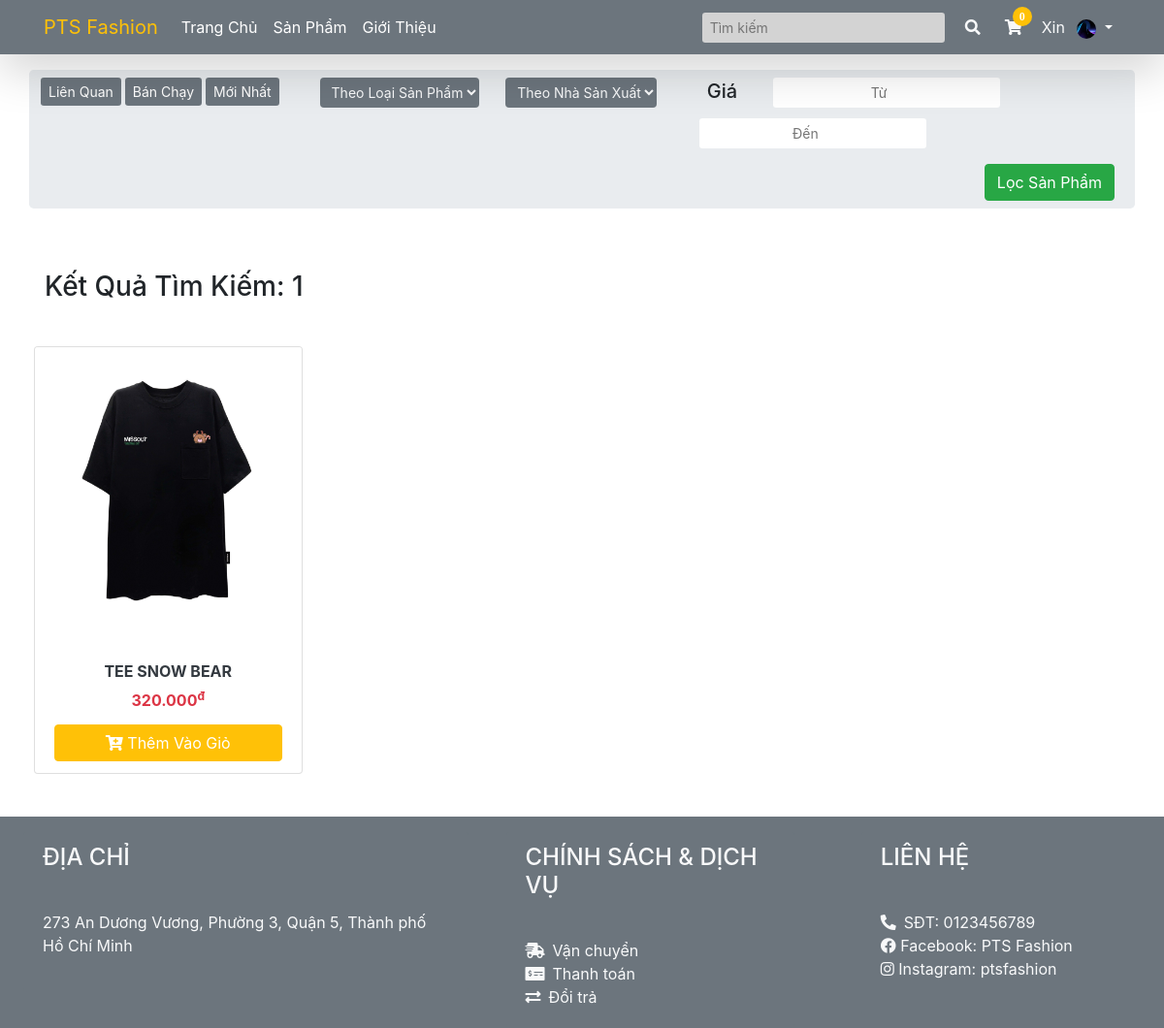
Screenshot of /search.php?keyword=TEE SNOW BEAR (signed in) with the database file from the repository.
### tables this page shows
CREATE TABLE `sp` (
  `MA_SP` varchar(10) NOT NULL,
  `TEN_SP` varchar(50) NOT NULL,
  `MA_LOAISP` varchar(10) NOT NULL,
  `MA_HANGSX` varchar(10) NOT NULL,
  `MIEUTA_SP` text DEFAULT NULL,
  `HINHANH_SP` text DEFAULT NULL,
  `GIA` bigint(20) NOT NULL,
  `CHAT_LIEU` varchar(255) NOT NULL
);

### admin/includes/database.php (called while the page is built, shortened)
<?php
    class MyConnect {
        private $conn;
        public function __construct() {
            $this->host = "localhost";
            $this->user = "root";
            $this->passwd = "";
            $this->database = "clothingshop";
            $this->conn = new mysqli($this->host,$this->user,$this->passwd,$this->database, 3307);
        }
        public function isConnected() {
            return true;
        }
        public function query($query) {
            if($this->isConnected()) {
                $tableData = mysqli_query($this->conn,$query);
                return $tableData;
            }
        }
    }
?>

### search.php (the view, shortened to what this page needs)
<?php
include("admin/includes/database.php");
$MyConn = new MyConnect();
if(!isset($_GET['keyword'])) {
    echo "<script>window.history.back()</script>";
}
else if($_GET['keyword'] == "") {
    echo "<script>alert('Vui lòng nhập thông tin sản phẩm cần tìm kiếm');</script>";
    echo "<script>window.history.back();</script>";
}
else {
    $keyword = $_GET['keyword'];
}
?>
<!DOCTYPE html>
<html lang="en">
<head>
  <link href="admin/vendor/fontawesome-free/css/all.min.css" rel="stylesheet" type="text/css">
  <link rel="stylesheet" href="https://maxcdn.bootstrapcdn.com/bootstrap/4.5.2/css/bootstrap.min.css">
</head>
<body>
    <nav class="navbar navbar-expand-sm bg-secondary navbar-dark sticky-top shadow-lg py-2">
        <div class="container">
            <a class="navbar-brand" href="index.php"><span class="text-warning">PTS Fashion</span></a>
        <div class="collapse navbar-collapse" id="navbarColor01">
          <ul class="navbar-nav mr-auto">
            <li class="nav-item active">
              <a class="nav-link" href="index.php">Trang Chủ <span class="sr-only">(current)</span></a>
            </li>
            <li class="nav-item">
              <a class="nav-link" href="product.php">Sản Phẩm</a>
            </li>
            <li class="nav-item">
              <a class="nav-link" href="#">Giới Thiệu</a>
            </li>
          </ul>
          <form class="form-inline" method="get" action="search.php">
            <input style="width:250px; background:#D3D3D3" class="form-control-sm mr-sm-2 border-0" type="search" name="keyword"  placeholder="Tìm kiếm" aria-label="Search">
            <button class="btn my-sm-0 "><a class="text-light"><i class="fas fa-search"></i></i></a></button>
            <a href="cart.php" class="btn my-sm-0 border-0 bg-transparent text-light">
                <i class="fas fa-shopping-cart position-relative">
                <?php
                    $total_qty = 0;
                ?>
                <div class="cart-amount bg-warning position-absolute text-white d-flex justify-content-center align-items-center font-weight-bold">
                <span id="cart_amount"><?php echo $total_qty ?></span>
                </div></i>
            </a>
            <?php
            if(!isset($_SESSION['user_email'])) {
               echo  "<a class='btn my-sm-0 border-0' data-toggle='modal' data-target='#loginModal'><i class='fas fa-user text-light'></i></a>";
            }
            else {
                include("usernav.php");
            }
            ?>
          </form>
        </div>
    </nav>
    <div aria-live="polite" aria-atomic="true" style="bottom: 0; right: 0; z-index: 1200;" class="position-fixed">
    </div>
    <div class="container jumbotron mt-3 p-2">
            <div class="row pl-1">
                <div class="col-md-3">
                    <div class="btn-group">
                        <a href="#" class="btn-sm mr-1 btn-secondary text-decoration-none">Liên Quan</a>
                        <a href="#" class="btn-sm mr-1 btn-secondary text-decoration-none">Bán Chạy</a>
                        <a href="#" class="btn-sm mr-1 btn-secondary text-decoration-none">Mới Nhất</a>
                    </div>
                </div>
                <div class="col-md-2">
                    <select name="" id="" class="custom-select-sm border-0 bg-secondary rounded text-light text-center">
                        <option>Theo Loại Sản Phẩm</option>
                    </select>
                </div>
                <div class="col-md-2">
                    <select name="" id="" class="custom-select-sm border-0 bg-secondary text-light rounded">
                        <option>Theo Nhà Sản Xuất</option>
                    </select>
                </div>
                <div class="form-group col-md-5">
                    <label class="mx-3" for="inputsm"><h5>Giá</h5></label>
                    <input class="mx-3 form-control-sm input-sm border-0 text-center" id="inputsm" type="number" min=0 placeholder="Từ" step="10000">
                    <input class="ml-2 form-control-sm input-sm border-0 text-center" id="inputsm" type="number" min=0 placeholder="Đến" step="10000">
                </div>
            </div>
            <div class="row d-flex flex-row-reverse px-1">
                <button class="btn btn-success ml-auto mr-4">Lọc Sản Phẩm</button>
            </div>
    </div>
    <div class="container mt-5 p-3">
    <?php
        $queryCount = $MyConn->query("SELECT * FROM SP WHERE SP.TEN_SP LIKE '%$keyword%'");
        $countP = mysqli_num_rows($queryCount);
        if($countP == 0) {
            echo "<div class='row my-5'> <div class='col-md-12 text-center'> <h3> Không tìm thấy sản phẩm cho từ khóa $keyword </h3> </div> </div>";
        }
        else {
    ?>
        <h3>Kết Quả Tìm Kiếm:   <?php echo $countP; ?></h3>
        <div class="row my-4">
            <?php
            $limit = 0;
            $cur_page = 1;
            $result_per_page = 8;
            $queryP = "SELECT * FROM SP WHERE SP.TEN_SP LIKE '%$keyword%' LIMIT $limit,$result_per_page";
            $resultP = $MyConn->query($queryP);
            $number_of_page = ceil($countP / $result_per_page);
            while($getP = mysqli_fetch_array($resultP)) {
            ?>
            <div class="col-md-3 p-1 mt-3">
                    <div class="card card-link h-100 p-0 p">
                        <div class="card-header p-0 border-bottom-0 h-100">
                        <a href="detail.php?productID=<?php echo $getP['MA_SP'] ?>" class="text-decoration-none text-dark">
                            <img src="<?php echo "admin/product_images/".$getP['HINHANH_SP'] ?>" class="card-img-top h-100 img-reponsive">
                        </a>
                        </div>
                        <div class="card-body p-0">
                        <a href="detail.php?productID=<?php echo $getP['MA_SP'] ?>" class="text-decoration-none text-dark">
                            <div class="card-title text-center mt-4">
                                <h6 class="font-weight-bold"><?php echo $getP['TEN_SP'] ?></h6>
                                <div class="font-weight-bold text-danger"><?php echo number_format($getP['GIA'],0,",","."); ?><sup>đ</sup></div>
                            </div>
                        </a>
                        </div>
                        <div class="card-footer border-top-0 bg-transparent mt-3">
                            <button id="myBtn" onclick="addCart('<?php echo $getP['MA_SP'] ?>')" class="btn btn-warning w-100 mt-auto text-white"><i class="fas fa-cart-plus"></i> Thêm Vào Giỏ</button>
                        </div>
                    </div>
            </div>
            <?php } ?>
        </div>
        <?php
            if($countP > $result_per_page) {
        ?>
        <div class="row">
                <ul class="pagination mt-3 mr-3 ml-auto">
                    <?php
                        if($cur_page == 1) {
                            $start_disable = "disabled";
                        }
                    ?>
                    <li class="page-item text-warning <?php if($cur_page == 1) echo "disabled"; ?>">
                        <a class="page-link <?php if($cur_page != 1) echo "text-warning"; ?>" href="product.php?page=<?php echo $cur_page-1; ?>" aria-label="Previous">
                            <span aria-hidden="true">&laquo;</span>
                        </a>
                    </li>
                    <?php
                        for($page = 1; $page <= $number_of_page; $page++) {
                    ?>
                    <li class="page-item <?php if($cur_page == $page) echo "disabled" ?>">
                        <a class="page-link <?php if($cur_page != $page) echo "text-warning"; ?>" href="product.php?page=<?php echo $page ?>"><?php echo $page ?></a>
                    </li>
                    <?php } ?>
                    <li class="page-item <?php if($cur_page == $number_of_page) echo "disabled"; ?>">
                    <a class="page-link <?php if($cur_page != $number_of_page) echo "text-warning"; ?>" href="product.php?page=<?php echo $cur_page+1; ?>" aria-label="Next">
                        <span aria-hidden="true">&raquo;</span>
                    </a>
                    </li>
                </ul>
                </div>
        </div>
        <?php }} ?>
    </div>
    <footer class="bg-secondary">
        <div class="container-fuild text-light">
            <div class="row card-deck pt-3">
                <div class="col-md-5 pr-0">
                    <div class="card border-0 bg-secondary ml-4">
                        <div class="card-header bg-secondary border-0"><h4>ĐỊA CHỈ</h4></div>
                        <div class="card-body border-0">
                            <p>273 An Dương Vương, Phường 3, Quận 5, Thành phố Hồ Chí Minh</p>
                        </div>
                    </div>
                </div>
                <div class="col-md pl-0">
                    <div class="card border-0 bg-secondary ml-4">
                        <div class="card-header bg-secondary border-0"><h4>CHÍNH SÁCH & DỊCH VỤ</h4></div>
                        <div class="card-body border-0">
                            <a href="#" class="text-light text-decoration-none pb-3"><i class="fas fa-shipping-fast mr-2"></i>Vận chuyển</a><br>
                            <a href="#" class="text-light text-decoration-none pb-3"><i class="fas fa-money-check-alt mr-2"></i>Thanh toán</a><br>
                            <a href="#" class="text-light text-decoration-none pb-3"><i class="fas fa-exchange-alt mr-2"></i>Đổi trả</a>
                        </div>
                    </div>
                </div>
                <div class="col-md">
                    <div class="card border-0 bg-secondary mx-0 ml-4">
                        <div class="card-header bg-secondary border-0"><h4>LIÊN HỆ</h4></div>
                        <div class="card-body border-0">
                            <p><i class="fas fa-phone-alt mr-2"></i>SĐT: 0123456789 <br>
                            <i class="fab fa-facebook"></i> Facebook: PTS Fashion <br>
                            <i class="fab fa-instagram"></i> Instagram: ptsfashion
                        </p>
                        </div>
                    </div>
                </div>
            </div>
        </div>
    </footer>
</body>
</html>

### search.php (style rules this page uses)
.nav-link { color: white !important; }
.cart-amount { top: -13px; right: -10px; min-width: 20px; min-height: 20px; border-width: 2px; border-radius: 50%; font-size: 12px; }

### rows the page displays
sp: HINHANH_SP (picture), TEN_SP "TEE SNOW BEAR", GIA "320.000"

### other values shown
$total_qty "0"
$_SESSION['username'] "Xin"
$countP "1"
